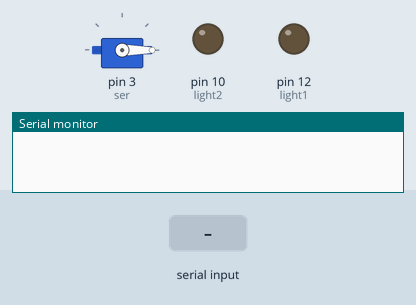
This sketch was run on a simulated Arduino Uno, built with avr-gcc and run on an emulated ATmega328P. Shown: servo, output pins drawn as LEDs (lit = HIGH), the last lines printed to the serial monitor. Inputs (shaded band) come from the test bench.

Above: at 1.7 s.
1.8 s: "200" received over Serial
At 3.7 s:
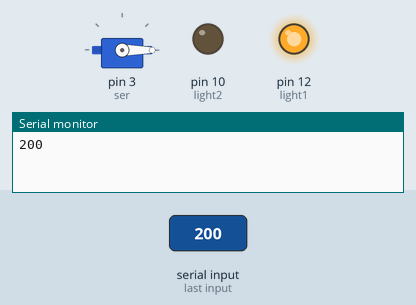
4.3 s: "202" received over Serial
At 5.6 s:
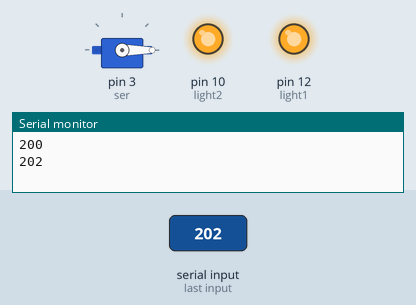
6.8 s: "201" received over Serial
At 8.8 s:
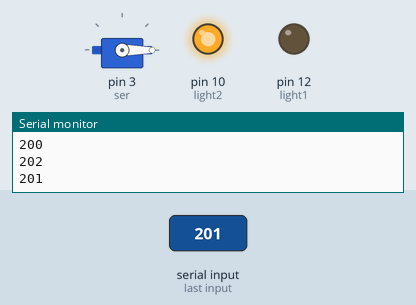
9.3 s: "205" received over Serial
At 10.6 s:
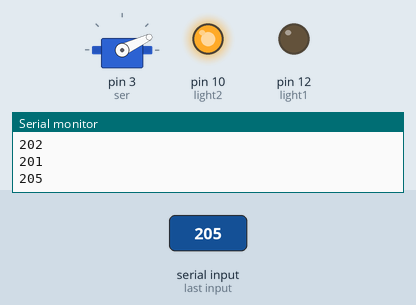
11.8 s: "203" received over Serial
At 13.7 s:
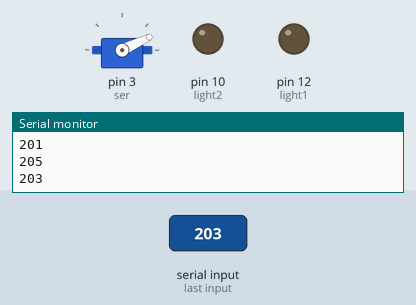
14.3 s: "206" received over Serial
At 15.7 s:
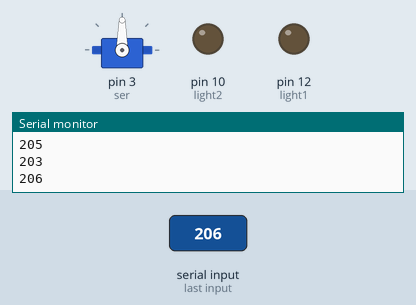
Timing chart, 0 to 17.3 s (numbered marks = the images above; inputs shaded):
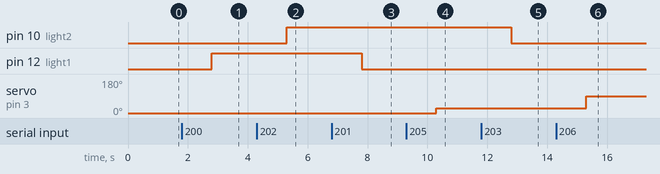

The sketch:

TUTORIAL_CODE.INO
```cpp
//This code is created by #ATALL youtube channel. For more information visit : '#ATALL' on youtube

//***************************************************************************************************************
//     ||  ||     ||   ||||||||   ||   ||       ||
//   |||||||||| ||  ||    ||    ||  || ||       ||
//     ||  ||   ||  ||    ||    ||  || ||       ||
//   |||||||||| ||||||    ||    |||||| ||       ||
//     ||  ||   ||  ||    ||    ||  || |||||||| ||||||||
//***************************************************************************************************************


#include <Servo.h>
Servo ser;
String s;
int pos;
#define light1  12  // light 1 is connected to pin 4
#define light2  10  // light 2 is connected to pin 5
#define servo1  3  // servo motor is connected to pin 3

void setup()
{
 Serial.begin(9600);
 pinMode(light1,OUTPUT);
 pinMode(light2,OUTPUT);
 ser.attach(3);
 ser.write(0);
 delay(500);
}

void loop() {

  if(Serial.available()>0)
  {
   s  =  Serial.readString();
    Serial.println(s);
  }
  if(s =="200")
  {
    digitalWrite(light1,HIGH);
  }
  else if(s == "201")
  {
    digitalWrite(light1,LOW);
  }
  else if(s == "202")
  {
    digitalWrite(light2,HIGH);
  }
  else if(s == "203")
  {
    digitalWrite(light2,LOW);
  }


 else if(s == "204")
  {
    ser.write(10);
  }
 else if(s == "205")
  {
    ser.write(25);
  }
 else if(s == "206")
  {
    ser.write(90);
  }
 else if(s == "207")
  {
    ser.write(100);
  }
 else if(s == "208")
  {
    ser.write(120);
  }
else if(s == "209")
  {
    ser.write(180);
  }
}
```

Measured:
- after the input at 1.8 s, pin 12 (light1): LOW → HIGH after 1.0 s
- after the input at 4.3 s, pin 10 (light2): LOW → HIGH after 1.0 s
- after the input at 6.8 s, pin 12 (light1): HIGH → LOW after 1.0 s
- after the input at 9.3 s, servo on pin 3 (ser): 0° → 25° after 1.0 s
- after the input at 11.8 s, pin 10 (light2): HIGH → LOW after 1.0 s
- after the input at 14.3 s, servo on pin 3 (ser): 25° → 90° after 1.0 s
